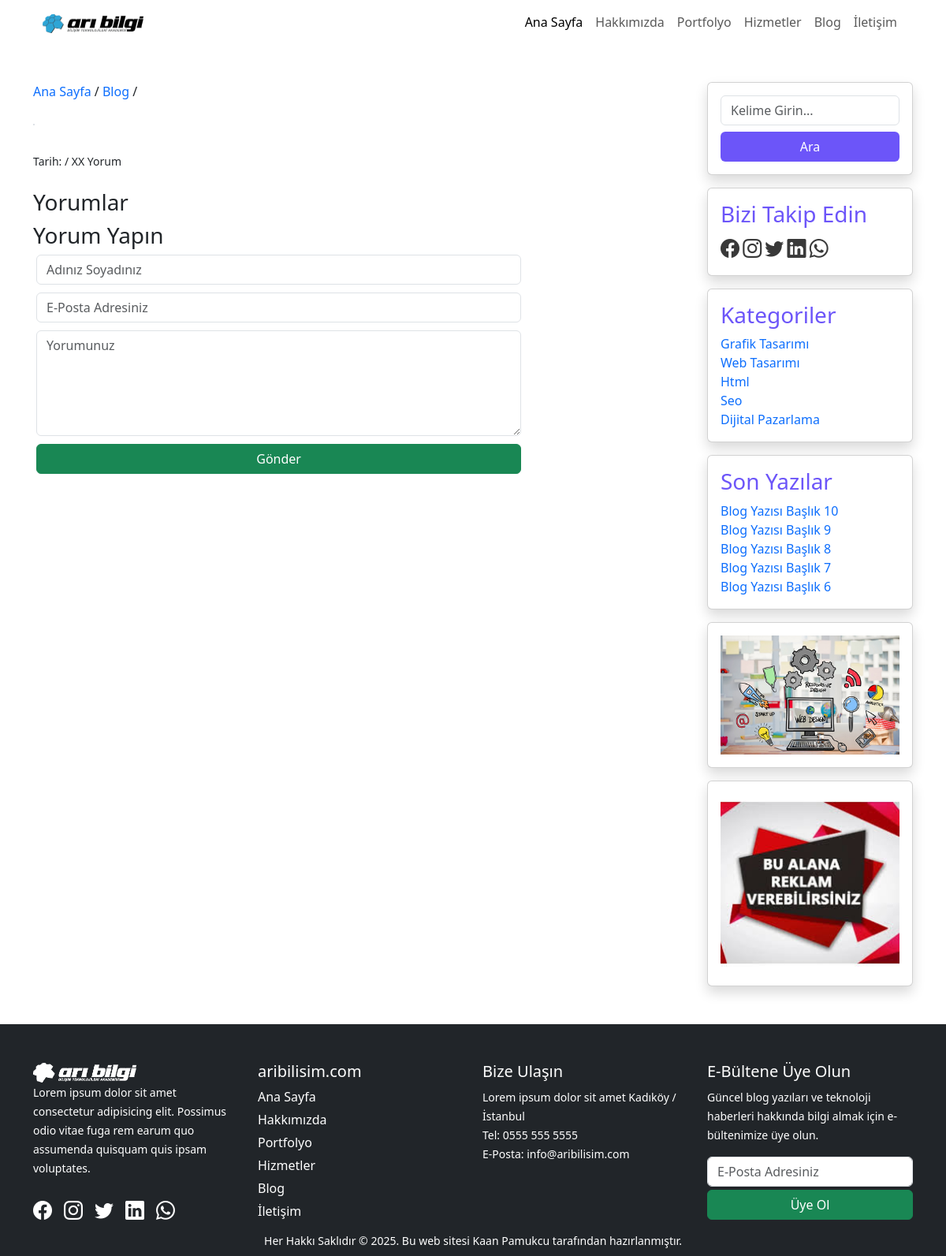
Screenshot of /makale.php with the database file from the repository.
### tables this page shows
CREATE TABLE `yazilar` (
  `id` int(11) NOT NULL,
  `baslik` varchar(150) NOT NULL,
  `aciklama` text NOT NULL,
  `meta` varchar(250) NOT NULL,
  `durum` varchar(15) NOT NULL,
  `tarih` varchar(15) NOT NULL,
  `kategori` varchar(50) NOT NULL,
  `gorsel` varchar(150) NOT NULL
);

CREATE TABLE `reklam_talep` (
  `id` int(11) NOT NULL,
  `isim` varchar(30) NOT NULL,
  `telefon` varchar(15) NOT NULL,
  `eposta` varchar(50) NOT NULL,
  `adres` varchar(50) NOT NULL,
  `gorsel` varchar(50) NOT NULL,
  `durum` varchar(10) NOT NULL
);

### aside.php (the view, shortened to what this page needs)
<div class="col-md-3">
    <div class="row mb-3">
        <div class="col-12">
            <div class="card shadow">
                <div class="card-body">
                    <form action="" method="get">
                        <input type="search" name="ara" placeholder="Kelime Girin..." class="form-control mb-2">
                        <input type="submit" value="Ara" class="btn btn-purple w-100" name="find">
                    </form>
                </div>
            </div>
        </div>
    </div>
    <div class="row mb-3">
        <div class="col-12">
            <div class="card shadow">
                <div class="card-body">
                    <h3 class="text-purple">Bizi Takip Edin</h3>
                    <a href=""><i class="bi bi-facebook"></i></a>
                    <a href=""><i class="bi bi-instagram"></i></a>
                    <a href=""><i class="bi bi-twitter"></i></a>
                    <a href=""><i class="bi bi-linkedin"></i></a>
                    <a href=""><i class="bi bi-whatsapp"></i></a>
                </div>
            </div>
        </div>
    </div>
    <div class="row mb-3">
        <div class="col-12">
            <div class="card shadow">
                <div class="card-body">
                    <h3 class="text-purple">Kategoriler</h3>
                    <div class="flexList">
                        <?php
                        $katList = $db->prepare('select distinct kategori from yazilar');
                        $katList->execute();
                        if ($katList->rowCount()) {
                            foreach ($katList as $katListSatir) {
                        ?>
                                <a href="kategori.php?katAdi=<?php echo $katListSatir['kategori']; ?>"><?php echo $katListSatir['kategori']; ?></a>
                        <?php
                            }
                        }
                        ?>
                    </div>
                </div>
            </div>
        </div>
    </div>
    <div class="row mb-3">
        <div class="col-12">
            <div class="card shadow">
                <div class="card-body">
                    <h3 class="text-purple">Son Yazılar</h3>
                    <div class="flexList">
                        <?php
                        $yaziList = $db->prepare('select * from yazilar order by id desc limit 5');
                        $yaziList->execute();
                        if ($yaziList->rowCount()) {
                            foreach ($yaziList as $yaziListSatir) {
                        ?>
                                <a href="makale.php?postID=<?php echo $yaziListSatir['id']; ?>"><?php echo $yaziListSatir['baslik']; ?></a>
                        <?php
                            }
                        }
                        ?>
                    </div>
                </div>
            </div>
        </div>
    </div>
    <div class="row mb-3">
        <div class="col-12">
            <div class="card shadow">
                <div class="card-body">
                    <?php
                    $reklamCek = $db->prepare('select * from reklam_talep where durum="Onaylandı" order by id desc limit 1 ');
                    $reklamCek -> execute();
                    $reklamCekSatir = $reklamCek -> fetch();
                    ?>
                    <a href="<?php echo $reklamCekSatir['adres']; ?>" target="_blank"><img src="<?php echo $reklamCekSatir['gorsel']; ?>" alt="" class="w-100"></a>
                </div>
            </div>
        </div>
    </div>
    <div class="row">
        <div class="col-12">
            <div class="card shadow">
                <div class="card-body">
                    <img src="./assets/img/reklam.jpg" alt="Arı Bilişim Reklam Alanı" class="w-100" data-bs-toggle="modal" data-bs-target="#staticBackdrop" style="cursor: pointer;">
                </div>
            </div>
        </div>
    </div>
</div>

### assets/css/style.css (style rules this page uses)
* { text-decoration: none !important; }
.bi { font-size: 24px; color: #393939; }
.btn-purple { background-color: #6c55f9; color:#fff; }
.text-purple { color: #6c55f9; }
.flexList { display: flex; flex-direction: column; }

### rows the page displays
yazilar: baslik "Blog Yazısı Başlık 10"
yazilar: baslik "Blog Yazısı Başlık 9"
yazilar: baslik "Blog Yazısı Başlık 8"
yazilar: baslik "Blog Yazısı Başlık 7"
yazilar: baslik "Blog Yazısı Başlık 6"
reklam_talep: gorsel (picture)

### other values shown
$katListSatir['kategori'] "Grafik Tasarımı"
$katListSatir['kategori'] "Web Tasarımı"
$katListSatir['kategori'] "Html"
$katListSatir['kategori'] "Seo"
$katListSatir['kategori'] "Dijital Pazarlama"
